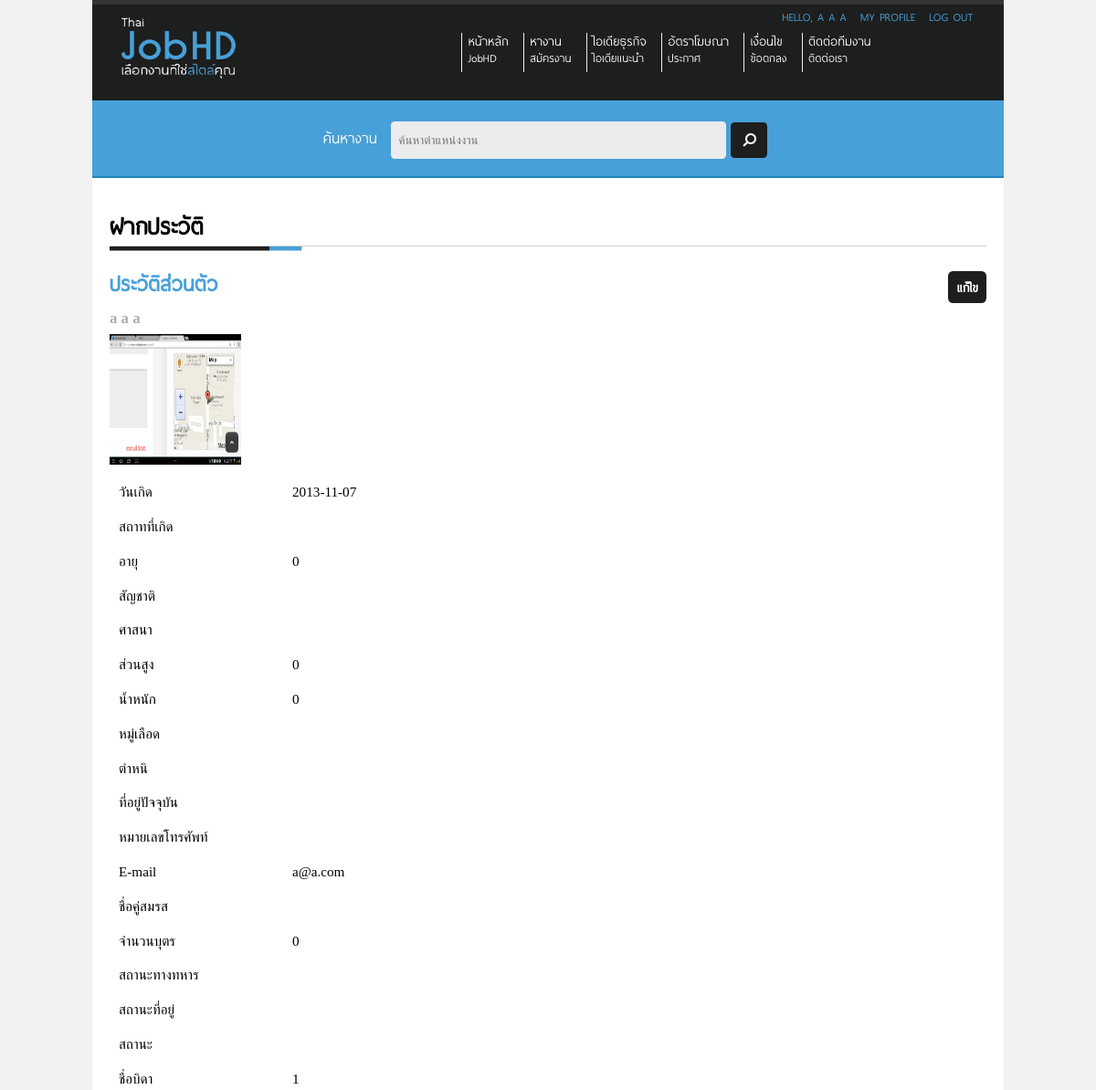
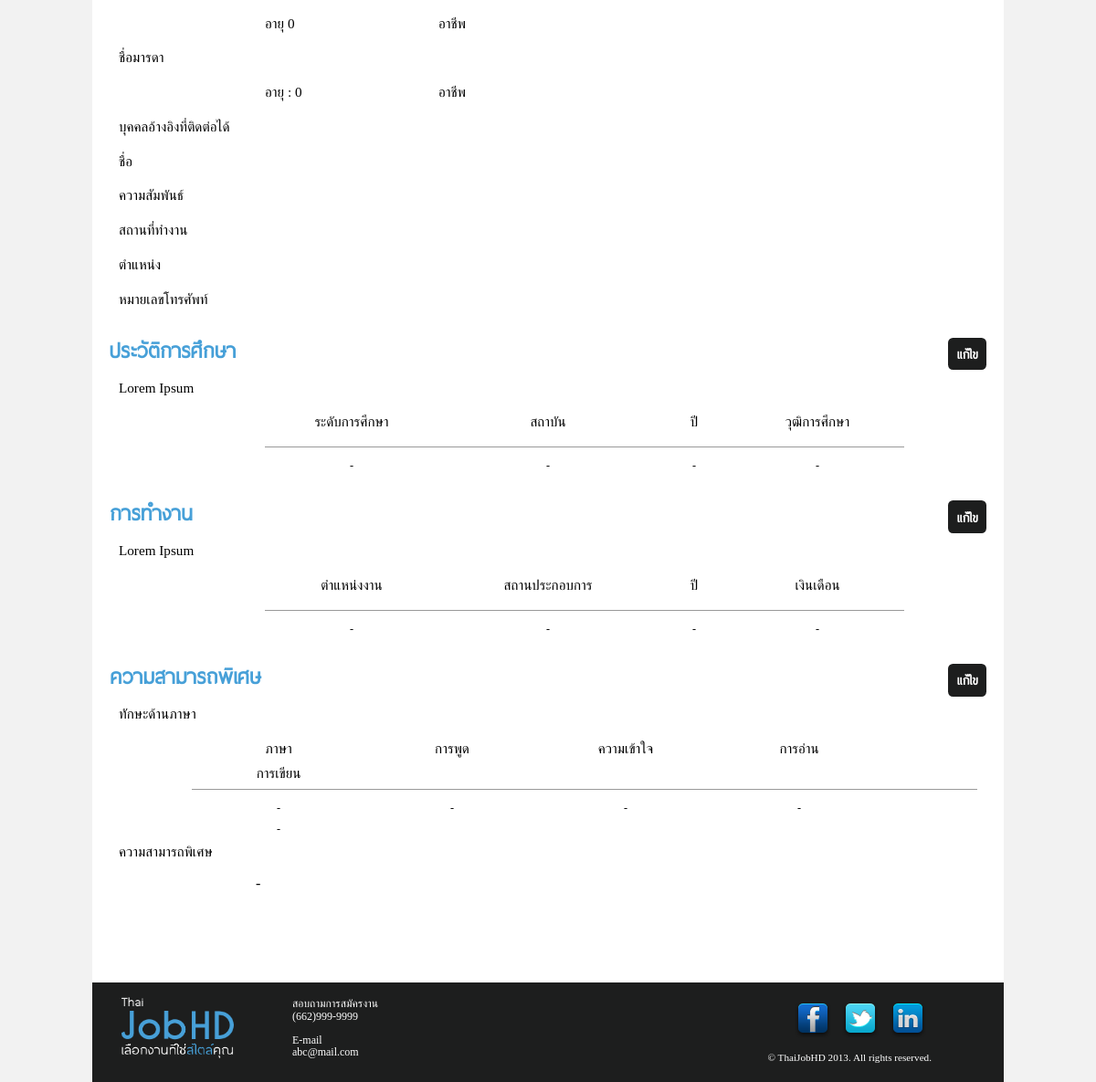
The page /Site/view-profile.php (signed in) on the database its author committed (2 pictures, top to bottom).
### tables this page shows
CREATE TABLE IF NOT EXISTS `buildthedot_thaijobhd_user_account` (
  `id` int(11) NOT NULL AUTO_INCREMENT,
  `email` varchar(200) NOT NULL,
  `password` varchar(250) NOT NULL,
  `firstname` varchar(200) NOT NULL,
  `midname` varchar(200) NOT NULL,
  `lastname` varchar(200) NOT NULL,
  `nickname` varchar(200) NOT NULL,
  `profile_picture` varchar(200) NOT NULL,
  `job_id` int(40) NOT NULL,
  `job_status` varchar(100) NOT NULL,
  `admin_status` int(1) NOT NULL,
  `birthdate` date NOT NULL,
  `place_of_birth` varchar(200) NOT NULL,
  `age` int(10) NOT NULL,
  `nationality` varchar(100) NOT NULL,
  `religion` varchar(100) NOT NULL,
  `height` int(10) NOT NULL,
  `weight` int(10) NOT NULL,
  `blood` varchar(10) NOT NULL,
  `lesion` varchar(100) NOT NULL,
  `current_address` varchar(250) NOT NULL,
  `phone_number` varchar(100) NOT NULL,
  `relationship_status` varchar(100) NOT NULL,
  `pouse_name` varchar(100) NOT NULL,
  `number_of_children` int(10) NOT NULL,
  `military_status` varchar(100) NOT NULL,
  `current_address_status` varchar(20) NOT NULL,
  `father_name` varchar(100) NOT NULL,
  `father_age` int(10) NOT NULL,
  `father_career` varchar(100) NOT NULL,
  `father_live_status` varchar(10) NOT NULL,
  `mother_name` varchar(100) NOT NULL,
  `mother_age` int(10) NOT NULL,
  `mother_career` varchar(100) NOT NULL,
  `mother_live_status` varchar(10) NOT NULL,
  PRIMARY KEY (`id`),
  UNIQUE KEY `email` (`email`)
);

### Site/view-profile.php (the view, shortened to what this page needs)
<?php
$rootpath = "./";
include ($rootpath . "include/header.php");
if($_SESSION["userid"] == "" ) {
	header("location: ".$rootpath."login.php");
}
else{
	include ($rootpath . "include/top-menu.php");
	include ($rootpath . "include/search-bar.php");
	$sql_user="
		SELECT *
		FROM  `buildthedot_thaijobhd_user_account`
		WHERE `id` = '".$_SESSION["userid"]."' ;
	";
	$result_user = @mysql_query($sql_user);
	if($rs_user = @mysql_fetch_array($result_user)){
?>
		<div id="wrapper">
			<div id="content" class="container_12">
				<div id="content-profile">
					<div id="head-title">
						<h1>ฝากประวัติ</h1>
					</div>
					<h2 id="sub-title">ประวัติส่วนตัว <span class="right"><a href="<?php echo $rootpath; ?>edit-profile.php" class="button round black right">แก้ไข</a></span></h2>
					<h3 class="text-grey"><?php echo $rs_user["firstname"]." ".$rs_user["midname"]." ".$rs_user["lastname"]." ".$rs_user["nickname"]; ?></h3>
					<div>
						<img src="images/<?php
							if($rs_user["profile_picture"] != ""){
								echo "user_account/".$rs_user["profile_picture"];
							}
							else{
								echo "banner-2.png";
							}
						?>" width="144" height="143" />
					</div>
					<br class="clear"/>
					<p class="grid_2">
						วันเกิด
					</p>
					<p class="grid_8">
						<?php echo $rs_user["birthdate"]; ?>
					</p>
					<br class="clear"/>
					<p class="grid_2">
						สถาทที่เกิด
					</p>
					<br class="clear"/>
					<p class="grid_2">
						อายุ
					</p>
					<p class="grid_8">
						<?php echo $rs_user["age"]; ?>
					</p>
					<br class="clear"/>
					<p class="grid_2">
						สัญชาติ
					</p>
					<br class="clear"/>
					<p class="grid_2">
						ศาสนา
					</p>
					<br class="clear"/>
					<p class="grid_2">
						ส่วนสูง
					</p>
					<p class="grid_8">
						<?php echo $rs_user["height"]; ?>
					</p>
					<br class="clear"/>
					<p class="grid_2">
						น้ำหนัก
					</p>
					<p class="grid_8">
						<?php echo $rs_user["weight"]; ?>
					</p>
					<br class="clear"/>
					<p class="grid_2">
						หมู่เลือด
					</p>
					<br class="clear"/>
					<p class="grid_2">
						ตำหนิ
					</p>
					<br class="clear"/>
					<p class="grid_2">
						ที่อยู่ปัจจุบัน
					</p>
					<br class="clear"/>
					<p class="grid_2">
						หมายเลขโทรศัพท์
					</p>
					<br class="clear"/>
					<p class="grid_2">
						E-mail
					</p>
					<p class="grid_8">
						<?php echo $rs_user["email"]; ?>
					</p>
					<br class="clear"/>
					<p class="grid_2">
						ชื่อคู่สมรส
					</p>
					<br class="clear"/>
					<p class="grid_2">
						จำนวนบุตร
					</p>
					<p class="grid_8">
						<?php echo $rs_user["number_of_children"]; ?>
					</p>
					<br class="clear"/>
					<p class="grid_2">
						สถานะทางทหาร
					</p>
					<br class="clear"/>
					<p class="grid_2">
						สถานะที่อยู่
					</p>
					<br class="clear"/>
					<p class="grid_2">
						สถานะ
					</p>
					<br class="clear"/>
					<p class="grid_2">
						ชื่อบิดา
					</p>
					<p class="grid_2">
						<?php echo $rs_user["father_name"]; ?>
					</p>
					<br class="clear"/>
					<p class="grid_2 prefix_2">
						อายุ
						<?php echo $rs_user["father_age"]; ?>
					</p>
					<p class="grid_2">
						อาชีพ
					</p>
					<br class="clear"/>
					<p class="grid_2">
						ชื่อมารดา
					</p>
					<br class="clear"/>
					<p class="grid_2 prefix_2">
						อายุ :
						<?php echo $rs_user["mother_age"]; ?>
					</p>
					<p class="grid_2">
						อาชีพ
					</p>
					<br class="clear"/>
					<p class="grid_4">
						บุคคลอ้างอิงที่ติดต่อได้
					</p>
					<br class="clear"/>
					<p class="grid_2">
						ชื่อ
					</p>
					<br class="clear"/>
					<p class="grid_2">
						ความสัมพันธ์
					</p>
					<br class="clear"/>
					<p class="grid_2">
						สถานที่ทำงาน
					</p>
					<br class="clear"/>
					<p class="grid_2">
						ตำแหน่ง
					</p>
					<br class="clear"/>
					<p class="grid_2">
						หมายเลขโทรศัพท์
					</p>
					<br class="clear"/>
					<h2 id="sub-title">ประวัติการศึกษา<span class="right"><a href="<?php echo $rootpath; ?>add-education.php" class="button round black right">แก้ไข</a></span></h2>
 					<p class="grid_2">
						Lorem Ipsum
					</p>
					<br class="clear"/>
					<div class="prefix_2">
						<div id="head-table1" class="grid_9">
							<p class="grid_2 center">
								ระดับการศึกษา
							</p>
							<p class="grid_3 center">
								สถาบัน
							</p>
							<p class="grid_1 center">
								ปี
							</p>
							<p class="grid_2 center">
								วุฒิการศึกษา
							</p>
						</div>
					</div>
					<br class="clear"/>
<?php
					$sql_edu="
						SELECT *, YEAR(`year_start`) AS year_start_1, YEAR(`year_end`) AS year_end_1
						FROM  `buildthedot_thaijobhd_user_history_educations`
						WHERE `user_account_id` = '".$_SESSION["userid"]."' ;
					";
					$result_edu = @mysql_query($sql_edu);
					if(@mysql_num_rows($result_edu)==0){
?>
						<div class="prefix_2">
							<div class="grid_9" id="table-content">
								<p class="grid_2 center">
									-
								</p>
								<p class="grid_3 center">
									-
								</p>
								<p class="grid_1 center">
									-
								</p>
								<p class="grid_2 center">
									-
								</p>
							</div>
						</div>
						<br class="clear"/>
<?php
					}
?>
					<h2 id="sub-title">การทำงาน<span class="right"><a href="<?php echo $rootpath; ?>add-experience.php" class="button round black right">แก้ไข</a></span></h2>
					<p class="grid_2">
						Lorem Ipsum
					</p>
					<br class="clear"/>
					<div class="prefix_2">
						<div id="head-table1" class="grid_9">
							<p class="grid_2 center">
								ตำแหน่งงาน
							</p>
							<p class="grid_3 center">
								สถานประกอบการ
							</p>
							<p class="grid_1 center">
								ปี
							</p>
							<p class="grid_2 center">
								เงินเดือน
							</p>
						</div>
					</div>
					<br class="clear"/>
<?php
					$sql_experiences="
						SELECT *, YEAR(`year_start`) AS year_start_1, YEAR(`year_end`) AS year_end_1
						FROM  `buildthedot_thaijobhd_user_history_experiences`
						WHERE `user_account_id` = '".$_SESSION["userid"]."' ;
					";
					$result_experiences = @mysql_query($sql_experiences);
					if(@mysql_num_rows($result_experiences)==0){
?>
						<div class="prefix_2">
							<div class="grid_9" id="table-content">
								<p class="grid_2 center">
									-
								</p>
								<p class="grid_3 center">
									-
								</p>
								<p class="grid_1 center">
									-
								</p>
								<p class="grid_2 center">
									-
								</p>
							</div>
						</div>
						<br class="clear"/>
<?php
					}
?>
					<h2 id="sub-title">ความสามารถพิเศษ<span class="right"><a href="<?php echo $rootpath; ?>add-talent.php" class="button round black right">แก้ไข</a></span></h2>
					<p class="grid_2">
						ทักษะด้านภาษา
					</p>
					<br class="clear"/>
					<div class="prefix_1">
						<div id="content-profile-table">
							<div id="head-table1" class="grid_11">
								<p class="grid_2 center">
									ภาษา
								</p>
								<p class="grid_2 center">
									การพูด
								</p>
								<p class="grid_2 center">
									ความเข้าใจ
								</p>
								<p class="grid_2 center">
									การอ่าน
								</p>
								<p class="grid_2 center">
									การเขียน
								</p>
							</div>
						</div>
					</div>
					<br class="clear"/>
<?php
					$sql_talent="
						SELECT *
						FROM  `buildthedot_thaijobhd_user_history_talent_languages`
						WHERE `user_account_id` = '".$_SESSION["userid"]."' ;
					";
					$result_talent = @mysql_query($sql_talent);
					if(@mysql_num_rows($result_talent)==0){
?>
						<div class="prefix_1">
							<div id="content-profile-table">
								<div id="table-content" class="grid_11">
									<p class="grid_2 center">
										-
									</p>
									<p class="grid_2 center">
										-
									</p>
									<p class="grid_2 center">
										-
									</p>
									<p class="grid_2 center">
										-
									</p>
									<p class="grid_2 center">
										-
									</p>
								</div>
							</div>
						</div>
						<br class="clear"/>
<?php
					}
?>
					<p class="grid_2">
						ความสามารถพิเศษ
					</p>
					<br class="clear"/>
					<div class="prefix_2">
<?php
					$sql_history_talent_others="
						SELECT *
						FROM  `buildthedot_thaijobhd_user_history_talent_others`
						WHERE `user_account_id` = '".$_SESSION["userid"]."' ;
					";
					$result_history_talent_others = @mysql_query($sql_history_talent_others);
					if(@mysql_num_rows($result_history_talent_others)==0){
						echo "-";
					}
?>
					</div>
				</div>
			</div>
<?php
			include ("include/footer.php");
		}
}
?>

### Site/include/top-menu.php (shortened to what this page needs)
<div id="wrapper">
	<div id="header" class="container_12">
		<div class="right"  class="grid_12">
			<ul id="my-profile">
<?php
				if(!isset($_SESSION['userid']) || empty($_SESSION['userid']) || $_SESSION['userid'] == ""){
?>
					<li>
						<a href="login.php" class="text-blue">Sign in</a>
					</li>
					<li>
						<a href="register.php" class="text-grey">Register</a>
					</li>
<?php
				}
				else{
?>
					<li class="text-blue">
<?php
						$sql_user = "
							SELECT *
							FROM  `buildthedot_thaijobhd_user_account`
							WHERE `id` = '".$_SESSION["userid"]."' ;
						";
						$result_user = @mysql_query($sql_user);
						if($result_user)
						{
							if($rs_user = @mysql_fetch_array($result_user)){
								echo "Hello, ".$rs_user["firstname"]." ".$rs_user["midname"]." ".$rs_user["lastname"];
							}
						}
						else {
							echo "Error";
						}
?>
					</li>
					<li>
						<a href="view-profile.php" class="text-blue">
							My Profile
						</a>
					</li>
					<li>
						<a href="include/module/logout_process.php" class="text-blue" id="logout">
							Log out
						</a>
					</li>
<?php
				}
?>
			</ul>
		</div>
		<div id="login-intro" class="grid_3">
			<a href="<?php echo $rootpath; ?>"><img src="images/logo.png" alt="ThaiJobHD" width="130" height="71"></a>
		</div>
		<div id="top-nav" class="grid_8 prefix_1">
			<ul>
				<li>
					<a href="index.php">หน้าหลัก
					<br/>
					<span id="sub-memu">JobHD</span></a>
				</li>
				<li>
					<a href="find-job.php">หางาน
					<br/>
					<span id="sub-memu">สมัครงาน</span></a>
				</li>
				<li>
					<a href="business-idea.php">ไอเดียธุรกิจ
					<br/>
					<span id="sub-memu">ไอเดียแนะนำ</span></a>
				</li>
				<li>
					<a href="advertisement-rate.php">อัตราโฆษณา
					<br/>
					<span id="sub-memu">ประกาศ</span></a>
				</li>
				<li>
					<a href="condition.php">เงื่อนไข
					<br/>
					<span id="sub-memu">ข้อตกลง</span></a>
				</li>
				<li>
					<a href="contact-us.php">ติดต่อทีมงาน
					<br/>
					<span id="sub-memu">ติดต่อเรา</span></a>
				</li>
			</ul>
		</div>
	</div>

### Site/css/960.css (style rules this page uses)
body { min-width: 960px; }
.container_12, .container_16 { margin-left: auto; margin-right: auto; width: 960px; }
.grid_1, .grid_2, .grid_3, .grid_4, .grid_5, .grid_6, .grid_7, .grid_8, .grid_9, .grid_10, .grid_11, .grid_12, .grid_13, .grid_14, .grid_15, .grid_16 { display: inline; float: left; margin-left: 10px; margin-right: 10px; }
.container_12 .grid_3, .container_16 .grid_4 { width: 220px; }
.container_12 .grid_9, .container_16 .grid_12 { width: 700px; }
.container_12 .grid_1 { width: 60px; }
.container_12 .grid_2 { width: 170px; }
.container_12 .grid_4 { width: 300px; }
.container_12 .grid_8 { width: 620px; }
.container_12 .grid_11 { width: 860px; }
.container_12 .prefix_1 { padding-left: 80px; }
.container_12 .prefix_2 { padding-left: 160px; }
.clearfix:before, .clearfix:after, .container_12:before, .container_12:after, .container_16:before, .container_16:after { content: '.'; display: block; overflow: hidden; visibility: hidden; font-size: 0; line-height: 0; width: 0; height: 0; }
.clearfix:after, .container_12:after, .container_16:after { clear: both; }
.clearfix, .container_12, .container_16 { zoom: 1; }

### Site/css/style.css (style rules this page uses)
.right { float: right; }
.round { border-radius: 0.3125em; -moz-border-radius: 0.3125em; -webkit-border-radius: 0.3125em; }
.center { text-align: center; }
#head-table1 { margin-bottom: 10px; border-bottom-width: 1px; border-bottom-style: solid; border-bottom-color: #999; }
h1, h2, h3, h4, h5, h6 { margin: 0.523em 0; }
h1 { font-size: 1.425em; }
h2 { font-size: 1.275em; }
h3 { font-size: 1.05em; }
p { line-height: 1.8em; text-align: justify; }
a, a:visited { text-decoration: none; outline: 0; }
.button { padding: 0.533em; display: inline-block; text-decoration: none; background-repeat: no-repeat; color: white; font-size: 0.6em; }
.text-blue { color: #47A0D8; }
.text-grey { color: #ADADAD; }
.black { background-color: #1d1e1e; color: white; }
#wrapper { background-color: #F2F2F2; }
#header, #search-bar, #content, #footer { padding: 0px 1.2em; }
#header { background-color: #1d1e1e; border-top-width: 5px; border-top-style: solid; border-top-color: #353535; height: 105px; }
#login-intro { padding-top: 10px; }
#top-nav ul { list-style-type: none; padding-left: 55px; }
#top-nav li { float: left; display: block; border-left-width: 1px; border-left-style: solid; border-left-color: #eeefef; padding-right: 1em; padding-bottom: 0.5em; padding-left: 0.4em; margin-top: 10px; }
#top-nav li a { font-family: "CustomFont", Verdana, Tahoma; color: #FFF; margin-top: 0; font-size: 1.1em; }
#my-profile { text-transform: uppercase; padding-top: 5px; }
#my-profile li { font-family: "CustomFont", Verdana, Tahoma; margin-right: 15px; display: block; text-decoration: none; float: left; }
#sub-memu { font-size: 0.9em; }
#content { padding-top: 20px; padding-bottom: 100px; background-color: white; }
#content h1 { font-family: "CustomFont", Verdana, Tahoma; font-size: 2em; border-bottom-width: 1px; border-bottom-style: solid; border-bottom-color: #cfcfcf; padding-bottom: 5px; }
#head-title { background-image: url(../images/title-bar.png); background-repeat: no-repeat; background-position: -3px 37px; height: 50px; margin-bottom: 15px; }
#sub-title { font-family: "CustomFont", Verdana, Tahoma; font-size: 1.8em; color: #47a0d8; margin-bottom: 15px; }
#content-profile p { line-height: 1.5em; font-size: 0.95em; }
#content-profile p { margin-bottom: 15px; }
#content-profile-table p { margin-bottom: 5px; font-size: 0.95em; }
#table-content { font-size: 0.8em; }

### rows shown on the page
buildthedot_thaijobhd_user_account: firstname "A", midname "A", lastname "A", firstname "a", midname "a", lastname "a", profile_picture (picture), birthdate "2013-11-07", age "0", height "0", weight "0", email "a@a.com", number_of_children "0", father_name "1", father_age "0", mother_age "0"
